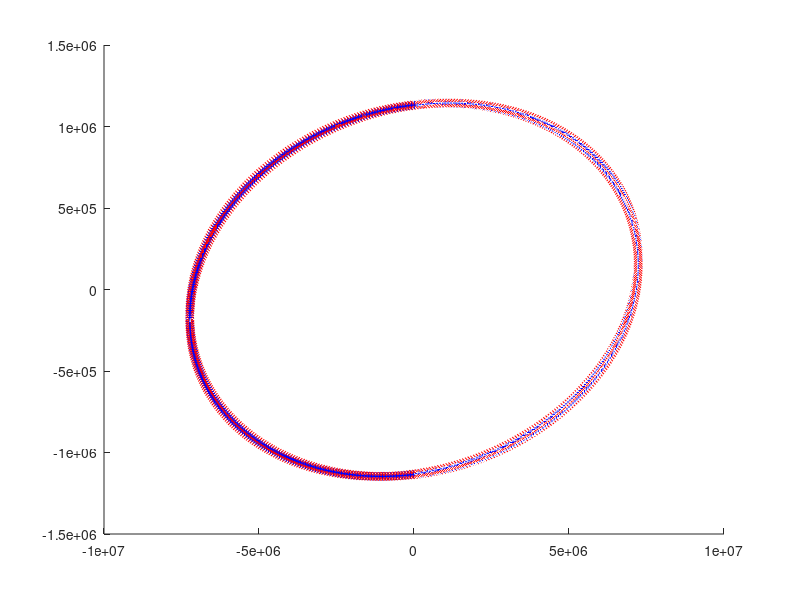

This figure's MATLAB source:
function script()
	close all;
	data = load('./data/output.txt');
	exact = load('./data/output2.txt');

	mat = (data(2:end,1:3) - exact(1:end-1,:))';
	sqrt( sum( mat.^2 ) )'

	figure
	hold on
	for i = 1 : length(data)
		plot3(data(i,1) , data(i,2) , data(i,3) , 'b+');
		plot3(exact(i,1) , exact(i,2) , exact(i,3) , 'rx');
	end
	hold off
